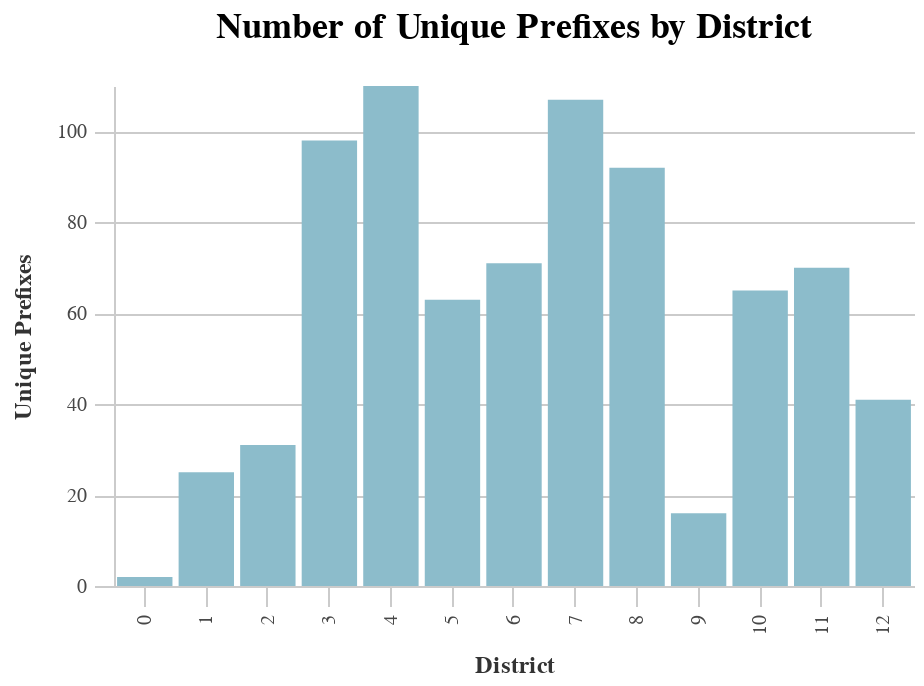

Notebook code cell kept with this figure:
### Code cell
base_bar(dist_years1, x_col="dist", 
         y_col="unique_prefixes").properties(
    title="Number of Unique Prefixes by District")

### Figure 1 — Vega-Lite specification as saved in the notebook (floating-point values rounded to 4 significant figures)
{"width": 400, "height": 250, "background": "white", "config": {"title": {"fontSize": 18, "font": "Raleway", "anchor": "middle", "fontColor": "#333", "fontWeight": "bold", "offset": 20}, "header": {"labelFont": "Nunito Sans", "titleFont": "Raleway"}, "axis": {"domain": true, "domainColor": "#cbcbcb", "grid": true, "gridColor": "#cbcbcb", "gridWidth": 1, "labelColor": "#474747", "labelFontSize": 10, "titleColor": "#333", "tickColor": "#cbcbcb", "tickSize": 10, "titleFontSize": 12, "titlePadding": 10, "labelPadding": 4}, "axisBand": {"grid": false}, "range": {"category_bright": ["#2EA8CE", "#EB9F3C", "#F4D837", "#51BF9D", "#8CBCCB", "#9487C0"], "category_bold": ["#136C97", "#E16B26", "#F6BF16", "#00896B", "#7790A3", "#5B559C"], "diverging": ["#E16B26", "#EB9F3C", "#f6e7e1", "#8CBCCB", "#2EA8CE", "#136C97"], "sequential": ["#B9D6DF", "#8CBCCB", "#2EA8CE", "#136C97", "#0B405B"]}, "legend": {"labelFont": "Nunito Sans", "labelFontSize": 11, "symbolType": "square", "symbolSize": 30, "titleFont": "Raleway", "titleFontSize": 14, "titlePadding": 10, "padding": 1, "orient": "right", "labelLimit": 0}, "view": {"stroke": "transparent"}, "group": {"fill": "white"}, "arc": {"fill": "#8CBCCB"}, "area": {"fill": "#8CBCCB"}, "line": {"stroke": "#8CBCCB", "strokeWidth": 2}, "trail": {"color": "#8CBCCB", "stroke": "#8CBCCB", "strokeWidth": 0, "size": 1}, "path": {"stroke": "#8CBCCB", "strokeWidth": 0.5}, "rect": {"fill": "#8CBCCB"}, "point": {"filled": true, "shape": "circle"}, "shape": {"stroke": "#8CBCCB"}, "text": {"font": "Nunito Sans", "color": "#8CBCCB", "fontSize": 11, "align": "center", "fontWeight": 400, "size": 11}, "bar": {"binSpacing": 2, "fill": "#8CBCCB", "stroke": false}}, "data": {"name": "data-4e2c86c8482efc172e32d1aac2f9a236"}, "mark": "bar", "encoding": {"x": {"field": "dist", "title": "District", "type": "nominal"}, "y": {"field": "unique_prefixes", "title": "Unique Prefixes", "type": "quantitative"}}, "title": "Number of Unique Prefixes by District", "$schema": "https://vega.github.io/schema/vega-lite/v4.17.0.json", "datasets": {"data-4e2c86c8482efc172e32d1aac2f9a236": [{"dist": 4, "total_requested": 2820000000.0, "unique_prefixes": 110, "n_agencies": 151}, {"dist": 7, "total_requested": 4265000000.0, "unique_prefixes": 107, "n_agencies": 108}, {"dist": 8, "total_requested": 2590000000.0, "unique_prefixes": 92, "n_agencies": 64}, {"dist": 3, "total_requested": 1562000000.0, "unique_prefixes": 98, "n_agencies": 62}, {"dist": 10, "total_requested": 1069000000.0, "unique_prefixes": 65, "n_agencies": 56}, {"dist": 6, "total_requested": 1597000000.0, "unique_prefixes": 71, "n_agencies": 55}, {"dist": 5, "total_requested": 492600000.0, "unique_prefixes": 63, "n_agencies": 39}, {"dist": 12, "total_requested": 2858000000.0, "unique_prefixes": 41, "n_agencies": 36}, {"dist": 11, "total_requested": 1159000000.0, "unique_prefixes": 70, "n_agencies": 31}, {"dist": 2, "total_requested": 228900000.0, "unique_prefixes": 31, "n_agencies": 25}, {"dist": 1, "total_requested": 175100000.0, "unique_prefixes": 25, "n_agencies": 20}, {"dist": 9, "total_requested": 56080000.0, "unique_prefixes": 16, "n_agencies": 9}, {"dist": 0, "total_requested": 3153000.0, "unique_prefixes": 2, "n_agencies": 1}]}}
